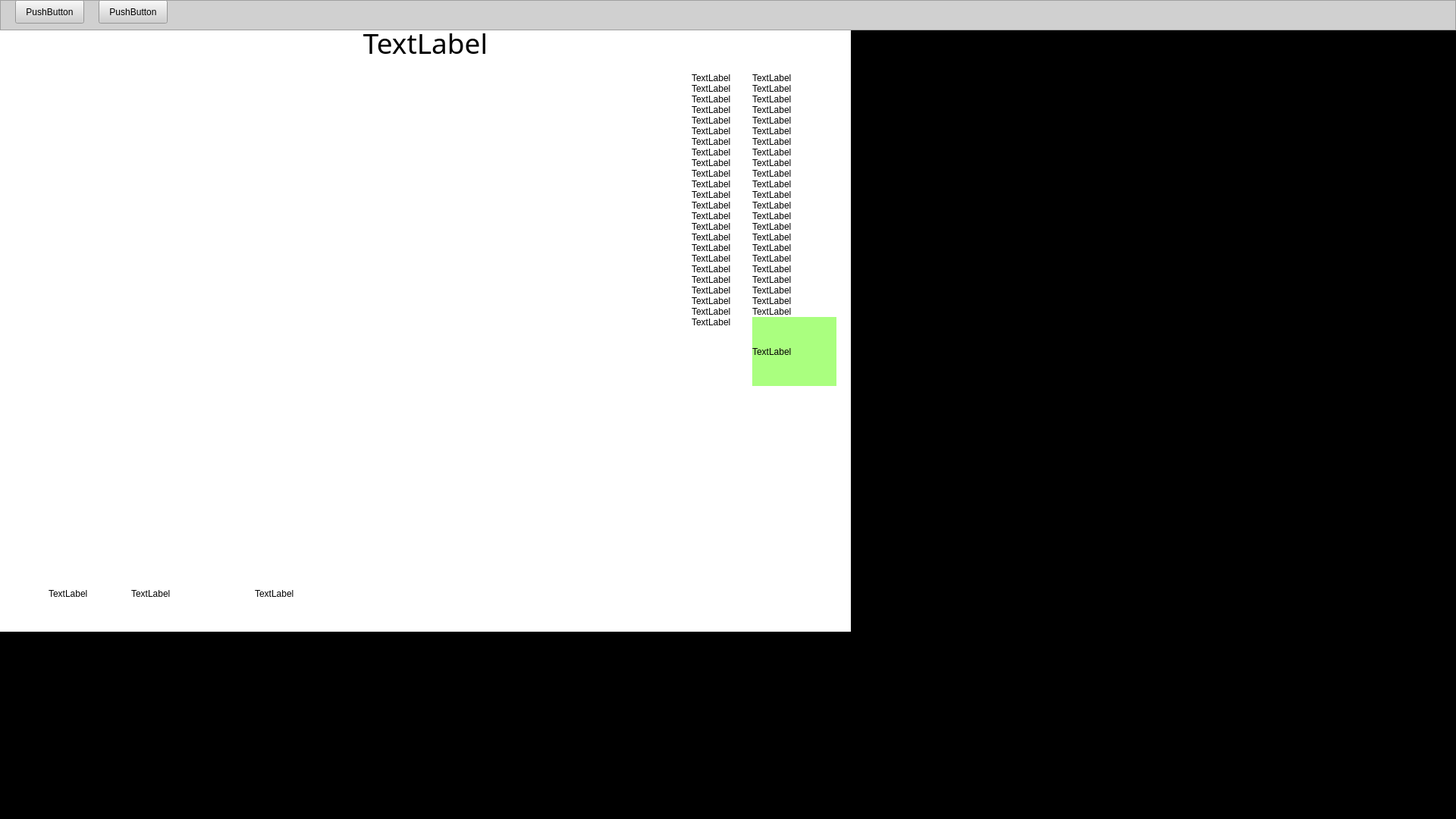
  <widget class="QWidget" name="panCenterP" native="true">
   <property name="geometry">
    <rect>
     <x>0</x>
     <y>0</y>
     <width>1920</width>
     <height>1080</height>
    </rect>
   </property>
   <property name="styleSheet">
    <string notr="true">background-color: rgb(0, 0, 0);</string>
   </property>
   <widget class="QFrame" name="panTopH">
    <property name="geometry">
     <rect>
      <x>0</x>
      <y>0</y>
      <width>1920</width>
      <height>40</height>
     </rect>
    </property>
    <property name="styleSheet">
     <string notr="true">background-color: rgb(208, 208, 208);</string>
    </property>
    <property name="frameShape">
     <enum>QFrame::StyledPanel</enum>
    </property>
    <property name="frameShadow">
     <enum>QFrame::Raised</enum>
    </property>
    <widget class="QPushButton" name="bitPrint">
     <property name="geometry">
      <rect>
       <x>20</x>
       <y>0</y>
       <width>91</width>
       <height>31</height>
      </rect>
     </property>
     <property name="text">
      <string>PushButton</string>
     </property>
    </widget>
    <widget class="QPushButton" name="bitClose">
     <property name="geometry">
      <rect>
       <x>130</x>
       <y>0</y>
       <width>91</width>
       <height>31</height>
      </rect>
     </property>
     <property name="text">
      <string>PushButton</string>
     </property>
    </widget>
   </widget>
   <widget class="QCustomPlot" name="panMoveP" native="true">
    <property name="geometry">
     <rect>
      <x>0</x>
      <y>40</y>
      <width>1122</width>
      <height>793</height>
     </rect>
    </property>
    <property name="styleSheet">
     <string notr="true">background-color: rgb(255, 255, 255);</string>
    </property>
    <widget class="QLabel" name="lblHospitalName">
     <property name="geometry">
      <rect>
       <x>0</x>
       <y>0</y>
       <width>1122</width>
       <height>32</height>
      </rect>
     </property>
     <property name="font">
      <font>
       <family>宋体</family>
       <pointsize>28</pointsize>
      </font>
     </property>
     <property name="layoutDirection">
      <enum>Qt::LeftToRight</enum>
     </property>
     <property name="text">
      <string>TextLabel</string>
     </property>
     <property name="alignment">
      <set>Qt::AlignCenter</set>
     </property>
    </widget>
    <widget class="QLabel" name="lblName">
     <property name="geometry">
      <rect>
       <x>912</x>
       <y>56</y>
       <width>54</width>
       <height>14</height>
      </rect>
     </property>
     <property name="text">
      <string>TextLabel</string>
     </property>
    </widget>
    <widget class="QLabel" name="lblNameP">
     <property name="geometry">
      <rect>
       <x>992</x>
       <y>56</y>
       <width>120</width>
       <height>14</height>
      </rect>
     </property>
     <property name="text">
      <string>TextLabel</string>
     </property>
    </widget>
    <widget class="QLabel" name="lblSex">
     <property name="geometry">
      <rect>
       <x>912</x>
       <y>70</y>
       <width>54</width>
       <height>14</height>
      </rect>
     </property>
     <property name="text">
      <string>TextLabel</string>
     </property>
    </widget>
    <widget class="QLabel" name="lblSexP">
     <property name="geometry">
      <rect>
       <x>992</x>
       <y>70</y>
       <width>120</width>
       <height>14</height>
      </rect>
     </property>
     <property name="text">
      <string>TextLabel</string>
     </property>
    </widget>
    <widget class="QLabel" name="lblNo">
     <property name="geometry">
      <rect>
       <x>912</x>
       <y>98</y>
       <width>54</width>
       <height>14</height>
      </rect>
     </property>
     <property name="text">
      <string>TextLabel</string>
     </property>
    </widget>
    <widget class="QLabel" name="lblAge">
     <property name="geometry">
      <rect>
       <x>912</x>
       <y>84</y>
       <width>54</width>
       <height>14</height>
      </rect>
     </property>
     <property name="text">
      <string>TextLabel</string>
     </property>
    </widget>
    <widget class="QLabel" name="lblNo1">
     <property name="geometry">
      <rect>
       <x>992</x>
       <y>98</y>
       <width>120</width>
       <height>14</height>
      </rect>
     </property>
     <property name="text">
      <string>TextLabel</string>
     </property>
    </widget>
    <widget class="QLabel" name="lblAgeP">
     <property name="geometry">
      <rect>
       <x>992</x>
       <y>84</y>
       <width>120</width>
       <height>14</height>
      </rect>
     </property>
     <property name="text">
      <string>TextLabel</string>
     </property>
    </widget>
    <widget class="QLabel" name="lblCardNo1">
     <property name="geometry">
      <rect>
       <x>992</x>
       <y>112</y>
       <width>120</width>
       <height>14</height>
      </rect>
     </property>
     <property name="text">
      <string>TextLabel</string>
     </property>
    </widget>
    <widget class="QLabel" name="lblCardNo">
     <property name="geometry">
      <rect>
       <x>912</x>
       <y>112</y>
       <width>54</width>
       <height>14</height>
      </rect>
     </property>
     <property name="text">
      <string>TextLabel</string>
     </property>
    </widget>
    <widget class="QLabel" name="lblBedNo">
     <property name="geometry">
      <rect>
       <x>912</x>
       <y>154</y>
       <width>54</width>
       <height>14</height>
      </rect>
     </property>
     <property name="text">
      <string>TextLabel</string>
     </property>
    </widget>
    <widget class="QLabel" name="lblInHosNo1">
     <property name="geometry">
      <rect>
       <x>992</x>
       <y>140</y>
       <width>120</width>
       <height>14</height>
      </rect>
     </property>
     <property name="text">
      <string>TextLabel</string>
     </property>
    </widget>
    <widget class="QLabel" name="lblHisNo1">
     <property name="geometry">
      <rect>
       <x>992</x>
       <y>126</y>
       <width>120</width>
       <height>14</height>
      </rect>
     </property>
     <property name="text">
      <string>TextLabel</string>
     </property>
    </widget>
    <widget class="QLabel" name="lblBedNo1">
     <property name="geometry">
      <rect>
       <x>992</x>
       <y>154</y>
       <width>120</width>
       <height>14</height>
      </rect>
     </property>
     <property name="text">
      <string>TextLabel</string>
     </property>
    </widget>
    <widget class="QLabel" name="lblInHosNo">
     <property name="geometry">
      <rect>
       <x>912</x>
       <y>140</y>
       <width>54</width>
       <height>14</height>
      </rect>
     </property>
     <property name="text">
      <string>TextLabel</string>
     </property>
    </widget>
    <widget class="QLabel" name="lblHisNo">
     <property name="geometry">
      <rect>
       <x>912</x>
       <y>126</y>
       <width>54</width>
       <height>14</height>
      </rect>
     </property>
     <property name="text">
      <string>TextLabel</string>
     </property>
    </widget>
    <widget class="QLabel" name="lblQRSd">
     <property name="geometry">
      <rect>
       <x>912</x>
       <y>210</y>
       <width>54</width>
       <height>14</height>
      </rect>
     </property>
     <property name="text">
      <string>TextLabel</string>
     </property>
    </widget>
    <widget class="QLabel" name="lblMedicine">
     <property name="geometry">
      <rect>
       <x>912</x>
       <y>168</y>
       <width>54</width>
       <height>14</height>
      </rect>
     </property>
     <property name="text">
      <string>TextLabel</string>
     </property>
    </widget>
    <widget class="QLabel" name="lblQTcd1">
     <property name="geometry">
      <rect>
       <x>992</x>
       <y>266</y>
       <width>120</width>
       <height>14</height>
      </rect>
     </property>
     <property name="text">
      <string>TextLabel</string>
     </property>
    </widget>
    <widget class="QLabel" name="lblTd">
     <property name="geometry">
      <rect>
       <x>912</x>
       <y>224</y>
       <width>54</width>
       <height>14</height>
      </rect>
     </property>
     <property name="text">
      <string>TextLabel</string>
     </property>
    </widget>
    <widget class="QLabel" name="lblPd1">
     <property name="geometry">
      <rect>
       <x>992</x>
       <y>196</y>
       <width>120</width>
       <height>14</height>
      </rect>
     </property>
     <property name="text">
      <string>TextLabel</string>
     </property>
    </widget>
    <widget class="QLabel" name="lblQTd1">
     <property name="geometry">
      <rect>
       <x>992</x>
       <y>252</y>
       <width>120</width>
       <height>14</height>
      </rect>
     </property>
     <property name="text">
      <string>TextLabel</string>
     </property>
    </widget>
    <widget class="QLabel" name="lblHR1">
     <property name="geometry">
      <rect>
       <x>992</x>
       <y>182</y>
       <width>120</width>
       <height>14</height>
      </rect>
     </property>
     <property name="text">
      <string>TextLabel</string>
     </property>
    </widget>
    <widget class="QLabel" name="lblPQd">
     <property name="geometry">
      <rect>
       <x>912</x>
       <y>238</y>
       <width>54</width>
       <height>14</height>
      </rect>
     </property>
     <property name="text">
      <string>TextLabel</string>
     </property>
    </widget>
    <widget class="QLabel" name="lblTd1">
     <property name="geometry">
      <rect>
       <x>992</x>
       <y>224</y>
       <width>120</width>
       <height>14</height>
      </rect>
     </property>
     <property name="text">
      <string>TextLabel</string>
     </property>
    </widget>
    <widget class="QLabel" name="lblMedicine1">
     <property name="geometry">
      <rect>
       <x>992</x>
       <y>168</y>
       <width>120</width>
       <height>14</height>
      </rect>
     </property>
     <property name="text">
      <string>TextLabel</string>
     </property>
    </widget>
    <widget class="QLabel" name="lblQTcd">
     <property name="geometry">
      <rect>
       <x>912</x>
       <y>266</y>
       <width>54</width>
       <height>14</height>
      </rect>
     </property>
     <property name="text">
      <string>TextLabel</string>
     </property>
    </widget>
    <widget class="QLabel" name="lblPQd1">
     <property name="geometry">
      <rect>
       <x>992</x>
       <y>238</y>
       <width>120</width>
       <height>14</height>
      </rect>
     </property>
     <property name="text">
      <string>TextLabel</string>
     </property>
    </widget>
    <widget class="QLabel" name="lblQTd">
     <property name="geometry">
      <rect>
       <x>912</x>
       <y>252</y>
       <width>54</width>
       <height>14</height>
      </rect>
     </property>
     <property name="text">
      <string>TextLabel</string>
     </property>
    </widget>
    <widget class="QLabel" name="lblQRSd1">
     <property name="geometry">
      <rect>
       <x>992</x>
       <y>210</y>
       <width>120</width>
       <height>14</height>
      </rect>
     </property>
     <property name="text">
      <string>TextLabel</string>
     </property>
    </widget>
    <widget class="QLabel" name="lblPd">
     <property name="geometry">
      <rect>
       <x>912</x>
       <y>196</y>
       <width>54</width>
       <height>14</height>
      </rect>
     </property>
     <property name="text">
      <string>TextLabel</string>
     </property>
    </widget>
    <widget class="QLabel" name="lblHR">
     <property name="geometry">
      <rect>
       <x>912</x>
       <y>182</y>
       <width>54</width>
       <height>14</height>
      </rect>
     </property>
     <property name="text">
      <string>TextLabel</string>
     </property>
    </widget>
    <widget class="QLabel" name="lblPAx1">
     <property name="geometry">
      <rect>
       <x>992</x>
       <y>280</y>
       <width>120</width>
       <height>14</height>
      </rect>
     </property>
     <property name="text">
      <string>TextLabel</string>
     </property>
    </widget>
    <widget class="QLabel" name="lblRV5SV11">
     <property name="geometry">
      <rect>
       <x>992</x>
       <y>322</y>
       <width>120</width>
       <height>14</height>
      </rect>
     </property>
     <property name="text">
      <string>TextLabel</string>
     </property>
    </widget>
    <widget class="QLabel" name="lblQRSAx1">
     <property name="geometry">
      <rect>
       <x>992</x>
       <y>294</y>
       <width>120</width>
       <height>14</height>
      </rect>
     </property>
     <property name="text">
      <string>TextLabel</string>
     </property>
    </widget>
    <widget class="QLabel" name="lblClinic">
     <property name="geometry">
      <rect>
       <x>912</x>
       <y>364</y>
       <width>54</width>
       <height>14</height>
      </rect>
     </property>
     <property name="text">
      <string>TextLabel</string>
     </property>
    </widget>
    <widget class="QLabel" name="lblClinic1">
     <property name="geometry">
      <rect>
       <x>992</x>
       <y>364</y>
       <width>120</width>
       <height>14</height>
      </rect>
     </property>
     <property name="text">
      <string>TextLabel</string>
     </property>
    </widget>
    <widget class="QLabel" name="lblTAx1">
     <property name="geometry">
      <rect>
       <x>992</x>
       <y>308</y>
       <width>120</width>
       <height>14</height>
      </rect>
     </property>
     <property name="text">
      <string>TextLabel</string>
     </property>
    </widget>
    <widget class="QLabel" name="lblPAx">
     <property name="geometry">
      <rect>
       <x>912</x>
       <y>280</y>
       <width>54</width>
       <height>14</height>
      </rect>
     </property>
     <property name="text">
      <string>TextLabel</string>
     </property>
    </widget>
    <widget class="QLabel" name="lblCDate">
     <property name="geometry">
      <rect>
       <x>912</x>
       <y>350</y>
       <width>54</width>
       <height>14</height>
      </rect>
     </property>
     <property name="text">
      <string>TextLabel</string>
     </property>
    </widget>
    <widget class="QLabel" name="lblDr1">
     <property name="geometry">
      <rect>
       <x>992</x>
       <y>336</y>
       <width>120</width>
       <height>14</height>
      </rect>
     </property>
     <property name="text">
      <string>TextLabel</string>
     </property>
    </widget>
    <widget class="QLabel" name="lblDiagnose">
     <property name="geometry">
      <rect>
       <x>912</x>
       <y>378</y>
       <width>54</width>
       <height>14</height>
      </rect>
     </property>
     <property name="text">
      <string>TextLabel</string>
     </property>
    </widget>
    <widget class="QLabel" name="memDiagnose">
     <property name="geometry">
      <rect>
       <x>992</x>
       <y>378</y>
       <width>111</width>
       <height>91</height>
      </rect>
     </property>
     <property name="styleSheet">
      <string notr="true">background-color: rgb(170, 255, 127);</string>
     </property>
     <property name="text">
      <string>TextLabel</string>
     </property>
    </widget>
    <widget class="QLabel" name="lblQRSAx">
     <property name="geometry">
      <rect>
       <x>912</x>
       <y>294</y>
       <width>54</width>
       <height>14</height>
      </rect>
     </property>
     <property name="text">
      <string>TextLabel</string>
     </property>
    </widget>
    <widget class="QLabel" name="lblDr">
     <property name="geometry">
      <rect>
       <x>912</x>
       <y>336</y>
       <width>54</width>
       <height>14</height>
      </rect>
     </property>
     <property name="text">
      <string>TextLabel</string>
     </property>
    </widget>
    <widget class="QLabel" name="lblRV5SV1">
     <property name="geometry">
      <rect>
       <x>912</x>
       <y>322</y>
       <width>54</width>
       <height>14</height>
      </rect>
     </property>
     <property name="text">
      <string>TextLabel</string>
     </property>
    </widget>
    <widget class="QLabel" name="lblCDate1">
     <property name="geometry">
      <rect>
       <x>992</x>
       <y>350</y>
       <width>120</width>
       <height>14</height>
      </rect>
     </property>
     <property name="text">
      <string>TextLabel</string>
     </property>
    </widget>
    <widget class="QLabel" name="lblTAx">
     <property name="geometry">
      <rect>
       <x>912</x>
       <y>308</y>
       <width>54</width>
       <height>14</height>
      </rect>
     </property>
     <property name="text">
      <string>TextLabel</string>
     </property>
    </widget>
    <widget class="QLabel" name="lblGainP">
     <property name="geometry">
      <rect>
       <x>64</x>
       <y>737</y>
       <width>100</width>
       <height>12</height>
      </rect>
     </property>
     <property name="text">
      <string>TextLabel</string>
     </property>
    </widget>
    <widget class="QLabel" name="lblSpeedP">
     <property name="geometry">
      <rect>
       <x>173</x>
       <y>737</y>
       <width>100</width>
       <height>12</height>
      </rect>
     </property>
     <property name="text">
      <string>TextLabel</string>
     </property>
    </widget>
    <widget class="QLabel" name="lblScrip">
     <property name="geometry">
      <rect>
       <x>336</x>
       <y>737</y>
       <width>100</width>
       <height>12</height>
      </rect>
     </property>
     <property name="text">
      <string>TextLabel</string>
     </property>
    </widget>
    <widget class="QCustomPlot" name="imgPrint" native="true">
     <property name="geometry">
      <rect>
       <x>190</x>
       <y>180</y>
       <width>120</width>
       <height>80</height>
      </rect>
     </property>
    </widget>
   </widget>
  </widget>
